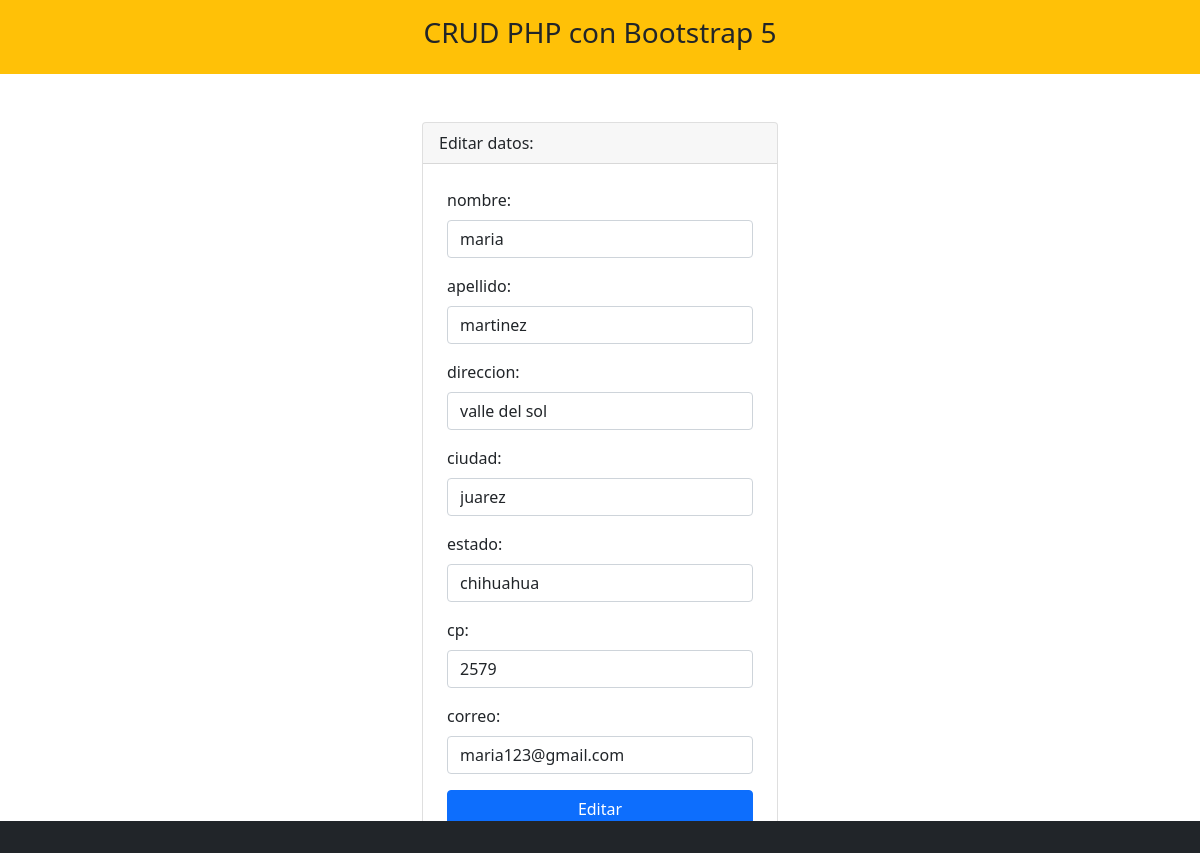
/editar.php?idcliente=3, run on the app's committed database.
### tables this page shows
CREATE TABLE `clientes` (
  `idcliente` int(11) NOT NULL,
  `nombre` varchar(100) DEFAULT NULL,
  `apellido` varchar(100) DEFAULT NULL,
  `direccion` varchar(20) DEFAULT NULL,
  `ciudad` varchar(100) DEFAULT NULL,
  `estado` varchar(100) DEFAULT NULL,
  `cp` varchar(100) DEFAULT NULL,
  `correo` varchar(100) DEFAULT NULL
);

### editar.php (the view, shortened to what this page needs)
<?php include 'template/header.php' ?>
<?php
    include_once 'model/conexion.php';
    $idcliente = $_GET['idcliente'];
    $sentencia = $bd->prepare("select * from clientes where idcliente = ?;");
    $sentencia->execute([$idcliente]);
    $clientes = $sentencia->fetch(PDO::FETCH_OBJ);
?>
<div class="container mt-5">
    <div class="row justify-content-center">
        <div class="col-md-4">
            <div class="card">
                <div class="card-header">
                    Editar datos:
                </div>
                <form class="p-4" method="POST" action="editarProceso.php">
                    <div class="mb-3">
                        <label class="form-label">nombre: </label>
                        <input type="text" class="form-control" name="txtnombre" required
                        value="<?php echo $clientes->nombre; ?>">
                    </div>
                    <div class="mb-3">
                        <label class="form-label">apellido: </label>
                        <input type="text" class="form-control" name="txtapellido" autofocus required
                        value="<?php echo $clientes->apellido; ?>">
                    </div>
                    <div class="mb-3">
                        <label class="form-label">direccion: </label>
                        <input type="text" class="form-control" name="txtdireccion" autofocus required
                        value="<?php echo $clientes->direccion; ?>">
                    </div>
                    <div class="mb-3">
                        <label class="form-label">ciudad: </label>
                        <input type="text" class="form-control" name="txtciudad" autofocus required
                        value="<?php echo $clientes->ciudad; ?>">
                    </div>
                    <div class="mb-3">
                        <label class="form-label">estado: </label>
                        <input type="text" class="form-control" name="txtestado" autofocus required
                        value="<?php echo $clientes->estado; ?>">
                    </div>
                    <div class="mb-3">
                        <label class="form-label">cp: </label>
                        <input type="text" class="form-control" name="txtcp" autofocus required
                        value="<?php echo $clientes->cp; ?>">
                    </div>
                    <div class="mb-3">
                        <label class="form-label">correo: </label>
                        <input type="text" class="form-control" name="txtcorreo" autofocus required
                        value="<?php echo $clientes->correo; ?>">
                    </div>
                    <div class="d-grid">
                        <input type="submit" class="btn btn-primary" value="Editar">
                    </div>
                </form>
            </div>
        </div>
    </div>
</div>
<?php include 'template/footer.php' ?>

### data on the page
clientes: txtnombre "maria", txtapellido "martinez", txtdireccion "valle del sol", txtciudad "juarez", txtestado "chihuahua", txtcp "2579", txtcorreo "maria123@gmail.com"
